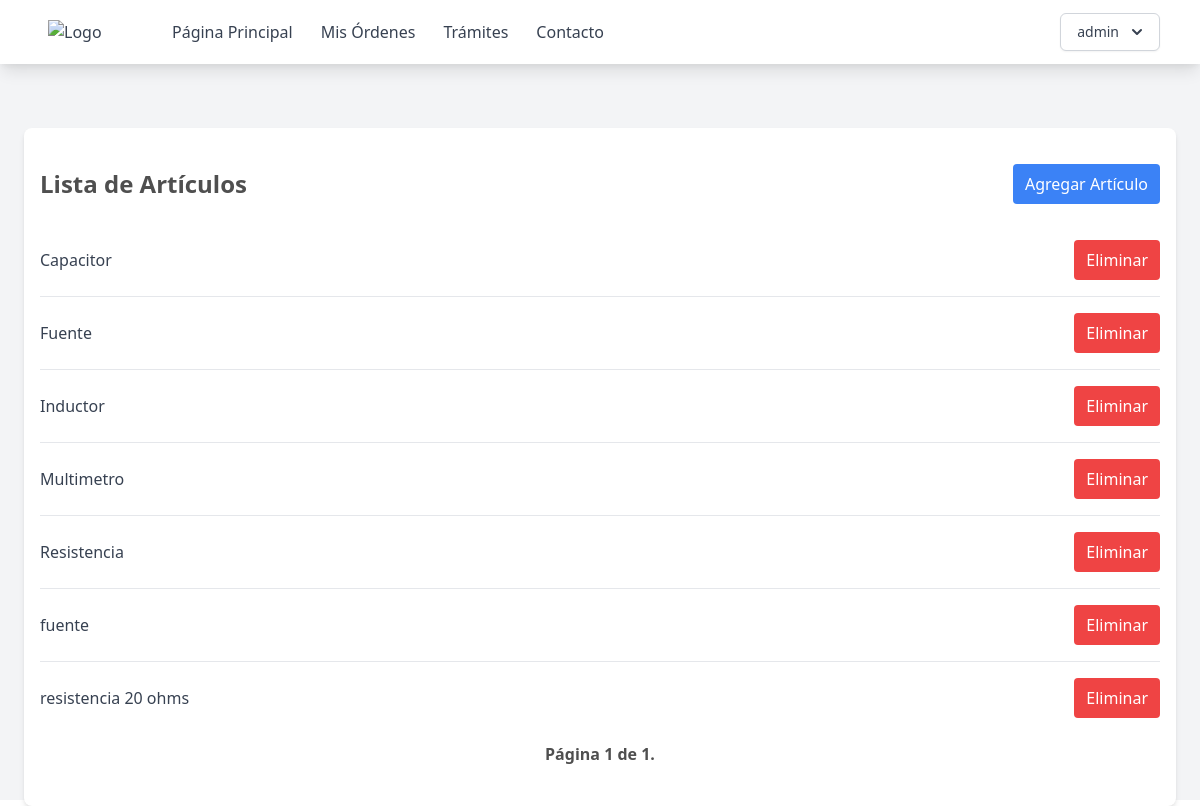
The page /articulos (signed in) on the database its author committed.
### supply_room/models.py (models this page shows, shortened)
class Users(AbstractUser):
    name = models.CharField(max_length=200)
    email = models.EmailField(unique=True)
    role = models.CharField(max_length=200)
    student_id = models.CharField(max_length=200, null=True)
    username =  models.CharField(max_length=50, null=True)
    objects = CustomUserManager()
    USERNAME_FIELD = "email"
    REQUIRED_FIELDS = ["name", "role"]

class Item(models.Model):
    name = models.CharField(max_length=200)

### supply_room/views.py (the view)
# urls.py: path('articulos', ItemList.as_view(template_name='page/articulos.html'), name='articulos'),
class ItemList(ListView):
	model = Item
	paginate_by = 10
	def get_queryset(self, *args, **kwargs):
		qs = super(ItemList, self).get_queryset(*args, **kwargs)
		qs = qs.order_by('name')
		return qs

### templates/page/articulos.html (shortened to what this page needs)
{% extends "base.html" %} {% block content %}
<div class="max-w-6xl mx-auto px-4 py-8 bg-white rounded-lg shadow-md mt-16">
    <div class="flex justify-between items-center mb-4">
        <h2 class="text-2xl font-bold py-2">Lista de Artículos</h2>
        <a href="{% url 'crear-articulo' %}" class="py-2 px-3 bg-blue-500 text-white rounded hover:bg-blue-400">Agregar Artículo</a>
    </div>
    <ul class="divide-y divide-gray-200">
        {% for object in object_list %}
        <li class="py-4">
            <div class="flex justify-between items-center">
                <span class="text-gray-700">{{ object.name }}</span>
                <form method="post" action="{% url 'eliminar-articulo' object.id %}" class="inline">
                    <button type="submit" class="py-2 px-3 bg-red-500 text-white rounded hover:bg-red-400">Eliminar</button>
                </form>
            </div>
        </li>
        {% empty %}
        <li class="py-4 text-center text-gray-500">No objects yet.</li>
        {% endfor %}
    </ul>
    <div class="pagination ">
    <div class="step-links flex w-full justify-between items-center p-2">
        <span class="current font-bold mx-4">
            Página {{ page_obj.number }} de {{ page_obj.paginator.num_pages }}.
        </span>
    </div>
</div>
</div>
{% endblock %}

### templates/base.html (shortened to what this page needs)
{% load static %}
<!DOCTYPE html>
<html lang="en">
  <head>
    <link href="{% static 'output.css' %}" rel="stylesheet" />
    <link href="https://cdn.jsdelivr.net/npm/tailwindcss@2.2.19/dist/tailwind.min.css" rel="stylesheet">
  </head>
  <body class="bg-gray-100 h-full h-screen">
    <nav class="bg-white shadow-lg">
      <div class="max-w-6xl mx-auto px-4">
        <div class="flex justify-between">
          <div class="flex space-x-4">
            <div>
              <a href="{% url 'home' %}" class="flex items-center py-5 px-2 text-gray-700">
                <img src="https://eie.ucr.ac.cr/static/img/logos/EIE_v.png" alt="Logo" class="w-20 mr-2">
              </a>
            </div>
            <div class="hidden md:flex items-center space-x-1">
              <a href="{% url 'home' %}" class="py-5 px-3 text-gray-700 hover:text-gray-900">Página Principal</a>
              <a href="#" class="py-5 px-3 text-gray-700 hover:text-gray-900">Mis Órdenes</a>
              <a href="#" class="py-5 px-3 text-gray-700 hover:text-gray-900">Trámites</a>
              <a href="#" class="py-5 px-3 text-gray-700 hover:text-gray-900">Contacto</a>
            </div>
          </div>
          {% if user.is_authenticated %}
          <div class="hidden md:flex items-center space-x-1">
            <div class="relative inline-block text-left">
              <div>
                <button type="button" class="inline-flex justify-center w-full rounded-md border border-gray-300 shadow-sm px-4 py-2 bg-white text-sm font-medium text-gray-700 hover:bg-gray-50 focus:outline-none" id="menu-button" aria-expanded="true" aria-haspopup="true">
                  {{ user.username }}
                  <svg class="-mr-1 ml-2 h-5 w-5" xmlns="http://www.w3.org/2000/svg" viewBox="0 0 20 20" fill="currentColor" aria-hidden="true">
                    <path fill-rule="evenodd" d="M5.293 7.293a1 1 0 011.414 0L10 10.586l3.293-3.293a1 1 0 111.414 1.414l-4 4a1 1 0 01-1.414 0l-4-4a1 1 0 010-1.414z" clip-rule="evenodd" />
                  </svg>
                </button>
              </div>
            </div>
          </div>
          {% endif %}
        </div>
      </div>
    </nav>
    {% if user.is_authenticated %}
    <div>{% block content %} {% endblock %}</div>
    {% else %}
    <p>You are not logged in</p>
    <a href="{% url 'login' %}">Log In</a>
    {% endif %}
  </body>
</html>

### rows shown on the page
Users: username "admin"
Item: name "Capacitor"
Item: name "Fuente"
Item: name "Inductor"
Item: name "Multimetro"
Item: name "Resistencia"
Item: name "fuente"
Item: name "resistencia 20 ohms"

### other values the page prints
{{ page_obj.number }} "1"
{{ page_obj.paginator.num_pages }} "1"
